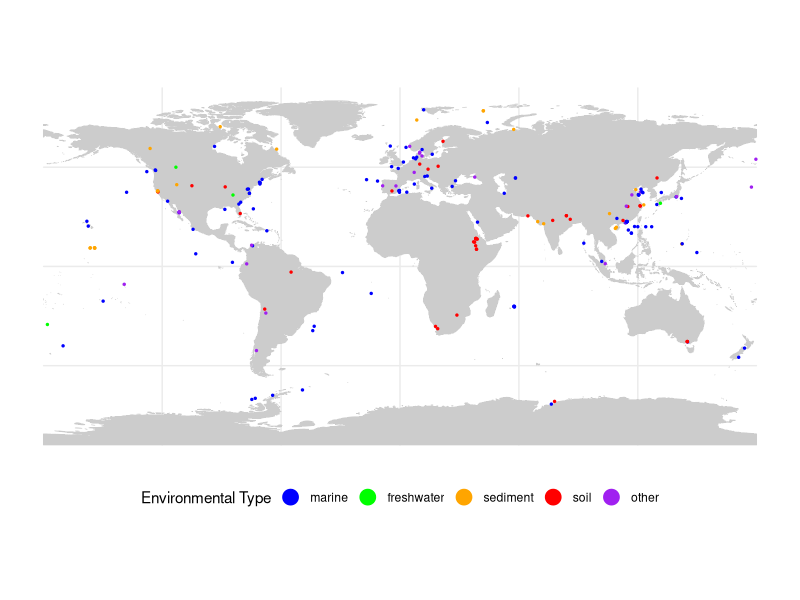

R code for this plot:
# This script makes a map of the lat long coordinates of the NCBI metadata with the most common environmental source for each lat long point


# Load required libraries ----
library(here)
library(tidyverse)
library(rnaturalearthdata)
library(rnaturalearth)

# Define a function to return the mode value from a vector of values ------
get_mode <- function(x) {
    ux <- unique(x)
    ux[which.max(tabulate(match(x, ux)))]
}

# Load the metadata file -----
dat <- read_csv(here("data", "intermediate", "ncbi_metadata_clean.csv"),
                     show_col_types = FALSE)

## FILTER DAT dataframe to only those that have homi genes here!!!!!!-----


# Summarize by unique lat and lon, grabbing the most common environmental source for each
dat_plot2 <- dat %>%
    filter(isolation_source_mapped == "environmental") %>% # Only keep environmental sources
    group_by(lat, lon) %>%
    summarise(
        n = n(),
        # TODO Change this to mode of environmental source or prepare for pie graphs
        environmental_source_mapped = get_mode(environmental_source_mapped)
    ) %>%
    ungroup() %>%
    # Make environmental_source_mapped factor
    mutate(environmental_source_mapped = factor(
        environmental_source_mapped,
        levels = 
            c(
            "marine", "freshwater", "sediment", "soil", "other"
        )))

# Plot the lat long on a map!
world <- ne_countries(scale = "medium", returnclass = "sf")

ncbi_map <- ggplot(data = world) +
    geom_sf(fill = "grey80", color = "grey80") +
    coord_sf() + 
    geom_point(
        data = dat_plot2, aes(x = lon, y = lat, color = environmental_source_mapped), size = 0.5
    ) +
    labs(
        color = "Environmental Type", # Add legend label
        x = "Longitude",
        y = "Latitude"
    ) +
    guides(color = guide_legend(override.aes = list(size = 5)))+
    scale_color_manual(values = c("blue", "green", "orange", "red", "purple")) +
    theme_bw() +
    theme(
        panel.border = element_blank(),
        legend.position = "bottom",
        axis.title = element_blank(),
        axis.text = element_text(size = 7)
    )
ncbi_map
